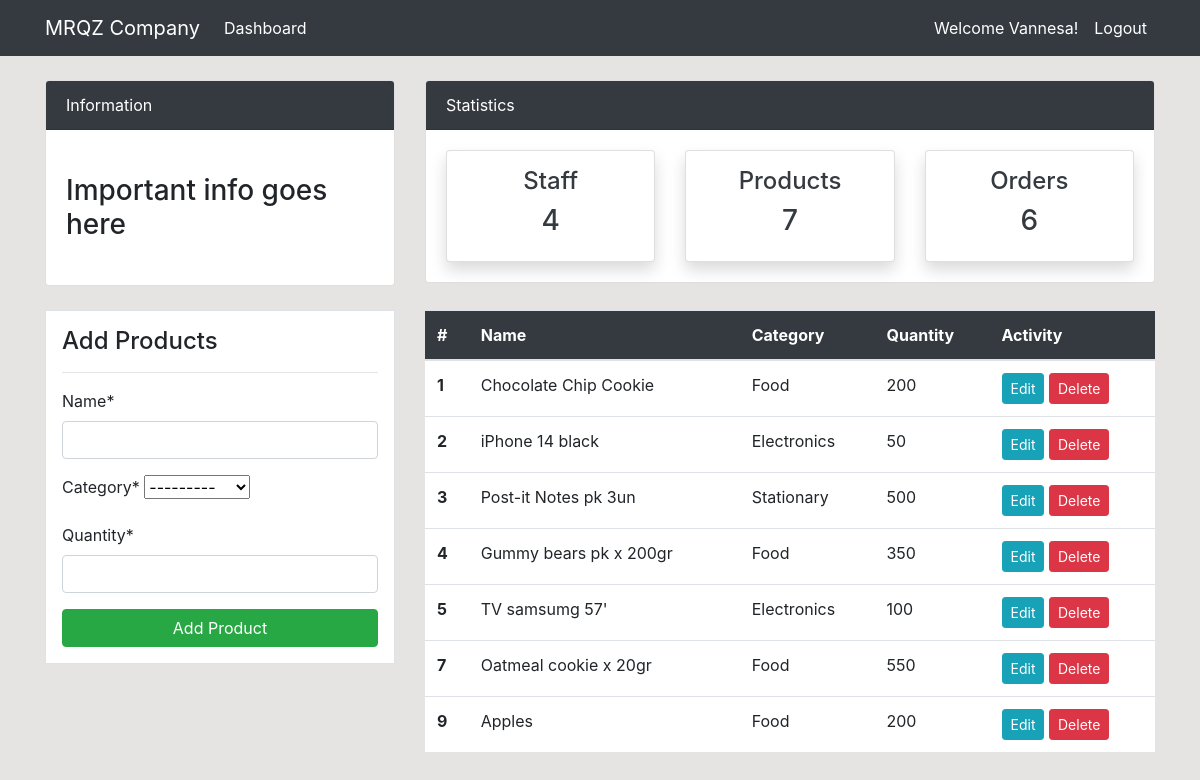
The app's page /product/ (signed in), older data.
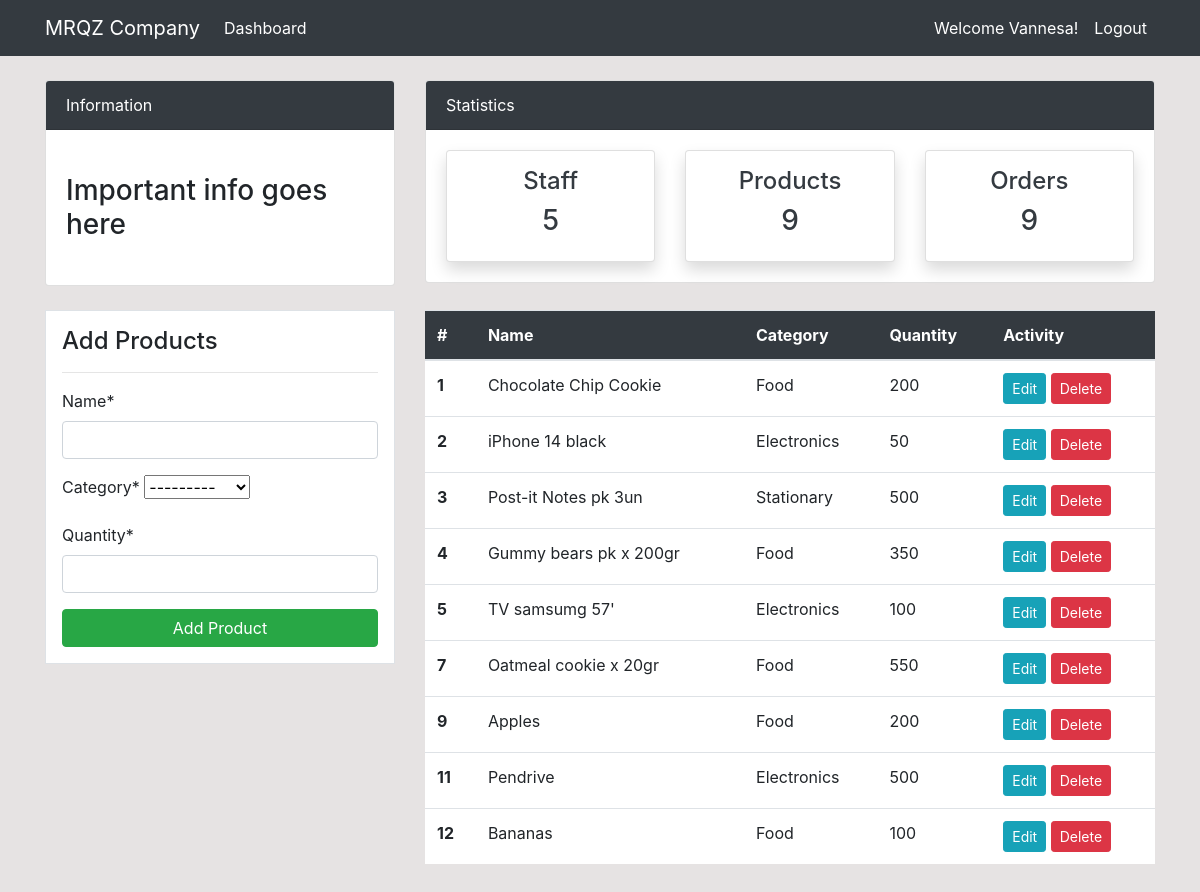
The same page, newer data.
### dashboard/models.py (models this page shows, shortened)
class Product(models.Model):
    name = models.CharField(max_length=100, null=True)
    category = models.CharField(max_length=20, choices=CATEGORY, null=True)
    quantity = models.PositiveIntegerField(null=True)
    class Meta:
        verbose_name_plural = 'Product'

### dashboard/views.py (the view)
# urls.py: path('product/', views.product, name='dashboard-product'),
@login_required
def product(request):
    items = Product.objects.all()  # Using ORM
    product_count = items.count()
    workers_count = User.objects.all().count()
    orders_count = Order.objects.all().count()
    if request.method == 'POST':
        form = ProductForm(request.POST)
        if form.is_valid():
            form.save()
            product_name = form.cleaned_data.get('name')
            messages.success(
                request, f'{product_name} has been successfully added!')
            return redirect('dashboard-product')
    else:
        form = ProductForm()
    context = {
        'items': items,
        'form': form,
        'workers_count': workers_count,
        'orders_count': orders_count,
        'product_count': product_count,
    }
    return render(request, 'dashboard/product.html', context)

### dashboard/forms.py
class ProductForm(forms.ModelForm):
    class Meta:
        model = Product
        fields = [
            'name',
            'category',
            'quantity',
        ]

### templates/dashboard/product.html (shortened to what this page needs)
{% extends 'partials/base.html' %}
{% load crispy_forms_tags %}
{% block content %}
{% include 'partials/topnav.html' %}
<div class="container">
    <div class="row my-4">
        <div class="col-md-4">
            <div class="border bg-white p-3">
                <h4>Add Products</h4>
                <hr>
                <form method="POST">
                    {{ form | crispy }}
                    <input class="btn btn-success btn-block" type="submit" value="Add Product">
                </form>
            </div>
        </div>
        <div class="col-md-8">
            <table class="table bg-white">
                <thead class="bg-dark">
                    <tr class="text-white">
                        <th scope="col">#</th>
                        <th scope="col">Name</th>
                        <th scope="col">Category</th>
                        <th scope="col">Quantity</th>
                        <th scope="col">Activity</th>
                    </tr>
                </thead>
                <tbody>
                    {% for item in items %}
                    <tr>
                        <th scope="row">{{item.id}}</th>
                        <td>{{item.name}}</td>
                        <td>{{item.category}}</td>
                        <td>{{item.quantity}}</td>
                        <td>
                            <a class="btn btn-info btn-sm" href="{% url 'dashboard-product-update' item.id %}">Edit</a>
                            <a class="btn btn-danger btn-sm" href="{% url 'dashboard-product-delete' item.id %}">Delete</a>
                        </td>
                    </tr>
                    {% endfor %}
                </tbody>
            </table>
        </div>
    </div>
</div>
{% endblock %}

Row changes from the older to the newer data that the page shows:
added Product: id "11", name "Pendrive", category "Electronics", quantity "500"
added Product: id "12", name "Bananas", category "Food", quantity "100"
Text that changed along with them:
{{ workers_count }}: "4" → "5"
{{ product_count }}: "7" → "9"
{{ orders_count }}: "6" → "9"
